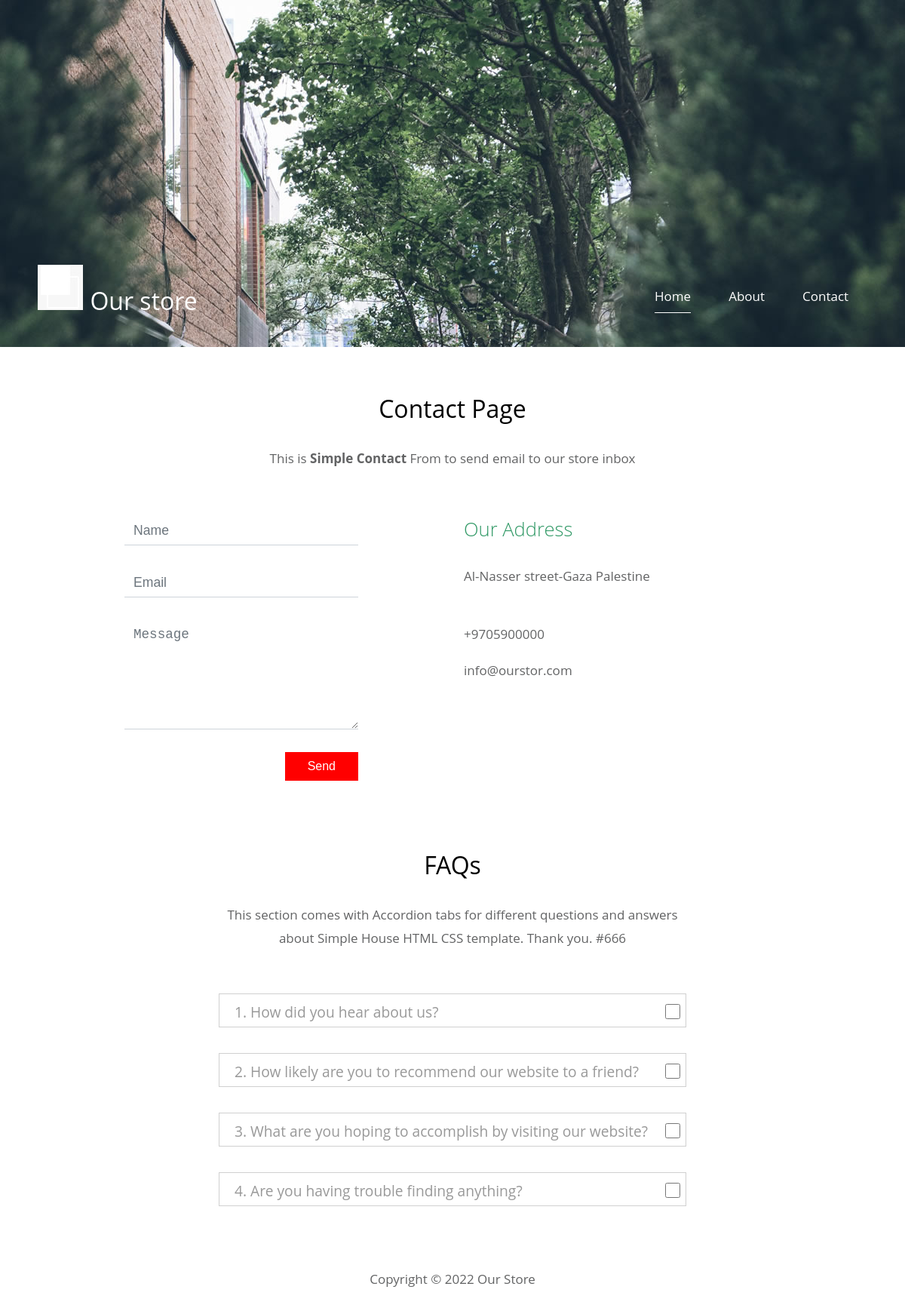
The page /contact.php on the database its author committed.
### tables this page shows
CREATE TABLE `question` (
  `id` int(11) NOT NULL,
  `question` varchar(255) NOT NULL
);

### contact.php (the view, shortened to what this page needs)
<!DOCTYPE html>
<html>
<head>
	<link href="template.css" rel="stylesheet" />
</head>
<body>
	<div class="container">
		<?php
include 'FirstSection.php';
include 'connection.php';
$query="select * from question";
$conn=mysqli_query($conn,$query);
?>
		<main>
			<header class="row tm-welcome-section">
				<h2 class="col-12 text-center tm-section-title">Contact Page</h2>
				<p class="col-12 text-center">This is <b>Simple Contact </b>From to send email to our store inbox</p>
			</header>
			<div class="tm-container-inner-2 tm-contact-section">
				<div class="row">
					<div class="col-md-6">
						<form action="" method="POST" class="tm-contact-form">
					        <div class="form-group">
					          <input type="text" name="name" class="form-control" placeholder="Name" required="" />
					        </div>
					        <div class="form-group">
					          <input type="email" name="email" class="form-control" placeholder="Email" required="" />
					        </div>
					        <div class="form-group">
					          <textarea rows="5" name="message" class="form-control" placeholder="Message" required=""></textarea>
					        </div>
					        <div class="form-group tm-d-flex">
					          <button type="submit" class="tm-btn tm-btn-success tm-btn-right">
					            Send
					          </button>
					        </div>
						</form>
					</div>
					<div class="col-md-6">
						<div class="tm-address-box">
							<h4 class="tm-info-title tm-text-success">Our Address</h4>
							<address>
								Al-Nasser street-Gaza Palestine
							</address>
							<a href="tel:9705900000" class="tm-contact-link">
								<td>+9705900000</td>
							</a><br>
							<a href="mailto:info@company.co" class="tm-contact-link">
							<td>info@ourstor.com</td>
							</a>
						</div>
					</div>
				</div>
			</div>
			<div class="tm-container-inner-2 tm-info-section">
				<div class="row">
					<div class="col-12 tm-faq">
						<h2 class="text-center tm-section-title">FAQs</h2>
						<p class="text-center">This section comes with Accordion tabs for different questions and answers about Simple House HTML CSS template. Thank you. #666</p>
						<div class="tm-accordion">
						<?php
				         while($data=mysqli_fetch_assoc($conn)){ ?>
							<button class="accordion"><?php echo $data["question"]  ?>
							<input type="checkbox" class="check"  >
							</button>
							<?php } ?>
						</div>
					</div>
				</div>
			</div>
		</main>
		<footer class="tm-footer text-center">
			<p>Copyright &copy; 2022 Our Store
            </p>
		</footer>
	</div>
</body>
</html>

### FirstSection.php
<div class="placeholder">
	<div class="parallax-window" >
		<div class="tm-header">
			<div class="row tm-header-inner">
				<div class="col-md-6 col-12">
					<img src="img/simple-house-logo.jpg" alt="Logo" class="tm-site-logo" />
					<div class="tm-site-text-box">
						<h1 class="tm-site-title">Our store</h1>
					</div>
				</div>
				<nav class="col-md-6 col-12 tm-nav">
					<ul class="tm-nav-ul">
						<li class="tm-nav-li"><a href="index.php" class="tm-nav-link active">Home</a></li>
						<li class="tm-nav-li"><a href="about.php" class="tm-nav-link">About</a></li>
						<li class="tm-nav-li"><a href="contact.php" class="tm-nav-link">Contact</a></li>
					</ul>
				</nav>
			</div>
		</div>
	</div>
</div>

### css/template.css (style rules this page uses)
ul, nav, body, h1, h2, h4, h6, p, figure { margin: 0; padding: 0; }
a, button { transition: all 0.3s ease; }
html { box-sizing: border-box; -ms-overflow-style: scrollbar; }
*, *::before, *::after { box-sizing: inherit; }
.container { width: 100%; max-width: 1200px; margin-right: auto; margin-left: auto; }
.tm-container-inner, .tm-container-inner-2 { padding-left: 15px; padding-right: 15px; }
.row { display: -ms-flexbox; display: flex; -ms-flex-wrap: wrap; flex-wrap: wrap; margin-left: -15px; margin-right: -15px; }
.col-lg-3, .col-lg-4, .col-lg-6, .col-md-4, .col-md-6, .col-sm-6, .col-12 { position: relative; width: 100%; padding-right: 15px; padding-left: 15px; }
.col-12 { -ms-flex: 0 0 100%; flex: 0 0 100%; max-width: 100%; }
@media (min-width: 768px) { .col-md-6 { -ms-flex: 0 0 50%; flex: 0 0 50%; max-width: 50%; } }
.tm-btn { display: inline-block; font-size: 1rem; width: auto; padding: 10px 30px; text-decoration: none; cursor: pointer; border: 0; }
.tm-btn-success { background-color: red; color: white; }
.tm-text-success { color: #319966; }
.text-center { text-align: center; }
body { font-family: 'Open Sans', Arial, sans-serif; font-size: 17px; background-color: #ccc; overflow-x: hidden; }
.container { background-color: white; }
p, address { color: #626364; line-height: 1.8; }
.placeholder { width: 100%; min-height: 460px; background-color: #556E5B; }
.parallax-window { min-height: 460px; min-width: 100%; background: url(./simple-house-01.jpg); position: relative; }
.tm-header { position: absolute; bottom: 0; left: 0; width: 100%; color: white; z-index: 1000; }
.tm-header-inner { padding: 40px 50px; }
.tm-site-logo { display: inline-block; margin-right: 5px; }
.tm-site-text-box { display: inline-block; }
.tm-site-title { font-size: 2rem; font-weight: 400; }
.tm-nav { text-align: right; margin-top: 30px; }
.tm-nav-ul { display: flex; justify-content: flex-end; }
.tm-nav-li { list-style: none; display: block; margin-bottom: 0; padding-right: 25px; padding-left: 25px; }
.tm-nav-link { color: white; text-decoration: none; padding-bottom: 10px; }
.tm-nav-link.active, .tm-nav-link:hover { border-bottom: 1px solid white; }
.tm-welcome-section { margin: 60px auto; max-width: 655px; }
.tm-section-title { font-size: 2rem; font-weight: 400; margin-bottom: 30px; }
.tm-section, .tm-container-inner, .tm-container-inner-2 { margin-left: auto; margin-right: auto; }
@media (min-width: 768px) { .tm-gallery-page, .tm-section, .tm-container-inner, .tm-container-inner-2 { max-width: 840px; } }
@media (min-width: 992px) { .tm-container-inner-2 { max-width: 900px; } }
.tm-footer { padding: 25px 15px; margin-top: 40px; }
.tm-contact-form { max-width: 100%; }
@media (min-width: 768px) { .tm-contact-form { max-width: 310px; } }
.tm-d-flex { display: flex; flex-direction: column; }
.tm-btn-right { align-self: flex-end; }
.form-group { margin-bottom: 30px; }
.form-control { display: block; width: 100%; padding: 0.375rem 0.75rem; font-size: 1.1rem; font-weight: 400; line-height: 1.5; color: #626364; background-color: #fff; background-clip: padding-box; border: 1px solid #ced4da; border-right: 0; border-top: 0; border-left: 0; border-radius: 0; transition: border-color 0.15s ease-in-out, box-shadow 0.15s ease-in-out; }
.form-control::placeholder { color: #6c757d; opacity: 1; }
.tm-info-title { font-size: 1.6rem; font-weight: 300; margin-bottom: 30px; }
address { font-style: normal; margin-bottom: 50px; }
.tm-address-box { max-width: 100%; }
@media (min-width: 768px) { .tm-address-box { max-width: 315px; } }
.tm-contact-link { display: inline-block; color: #626364; margin-bottom: 25px; text-decoration: none; }
.tm-contact-section { padding-bottom: 30px; }
.tm-info-section { padding-top: 30px; }
.tm-faq { max-width: 650px; margin-left: auto; margin-right: auto; }
.tm-accordion { padding-top: 40px; }
.accordion { font-size: 1.2rem; font-family: 'Open Sans', Helevetica, Arial, sans-serif; color: #999; background-color: transparent; border: 1px solid #d0d0d0; margin-bottom: 17px; margin-top: 17px; cursor: pointer; padding: 10px 20px 6px; width: 100%; text-align: left; outline: none; transition: 0.4s; }
.check { position: absolute; right: 20px; height: 20px; width: 20px; border: 1px solid #d0d0d0; }

### rows shown on the page
question: question "1. How did you hear about us?"
question: question "2. How likely are you to recommend our website to a friend?"
question: question "3. What are you hoping to accomplish by visiting our website?"
question: question "4. Are you having trouble finding anything?"
